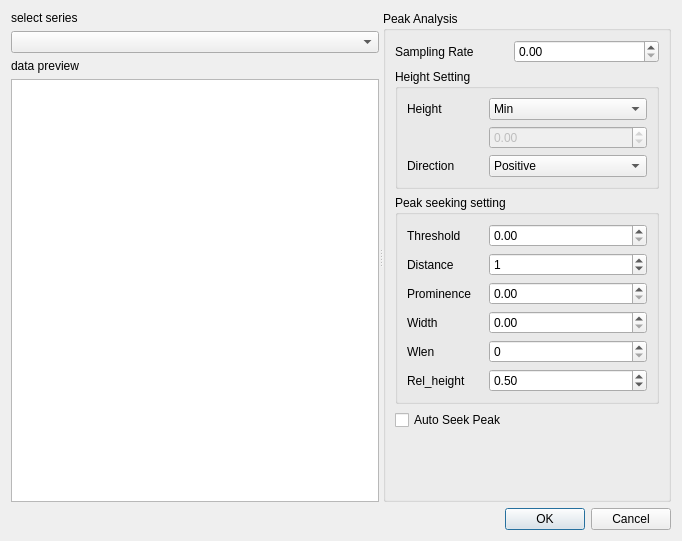
<?xml version="1.0" encoding="UTF-8"?>
<ui version="4.0">
 <class>DialogPeakAnalysisSetting</class>
 <widget class="QDialog" name="DialogPeakAnalysisSetting">
  <property name="geometry">
   <rect>
    <x>0</x>
    <y>0</y>
    <width>682</width>
    <height>541</height>
   </rect>
  </property>
  <property name="windowTitle">
   <string>Peak Analysis Setting</string>
  </property>
  <layout class="QVBoxLayout" name="verticalLayout_2">
   <item>
    <widget class="QSplitter" name="splitter">
     <property name="orientation">
      <enum>Qt::Horizontal</enum>
     </property>
     <widget class="QWidget" name="layoutWidget">
      <layout class="QVBoxLayout" name="verticalLayout">
       <item>
        <widget class="QLabel" name="label">
         <property name="text">
          <string>select series</string>
         </property>
        </widget>
       </item>
       <item>
        <widget class="DA::DADataManagerComboBox" name="comboBoxDataMgr"/>
       </item>
       <item>
        <widget class="QLabel" name="label_2">
         <property name="text">
          <string>data preview</string>
         </property>
        </widget>
       </item>
       <item>
        <widget class="QTableView" name="tableViewPreview"/>
       </item>
      </layout>
     </widget>
     <widget class="QGroupBox" name="groupBoxPeakAnalysis">
      <property name="title">
       <string>Peak Analysis</string>
      </property>
      <layout class="QGridLayout" name="gridLayout">
       <item row="0" column="1" colspan="2">
        <widget class="QDoubleSpinBox" name="doubleSpinBoxSamplingRate"/>
       </item>
       <item row="5" column="1">
        <spacer name="verticalSpacer">
         <property name="orientation">
          <enum>Qt::Vertical</enum>
         </property>
         <property name="sizeHint" stdset="0">
          <size>
           <width>20</width>
           <height>40</height>
          </size>
         </property>
        </spacer>
       </item>
       <item row="0" column="0">
        <widget class="QLabel" name="labelSamplingRate">
         <property name="text">
          <string>Sampling Rate</string>
         </property>
        </widget>
       </item>
       <item row="3" column="0" colspan="3">
        <widget class="QGroupBox" name="groupBoxSeekSetting">
         <property name="title">
          <string>Peak seeking setting</string>
         </property>
         <layout class="QGridLayout" name="gridLayout_2">
          <item row="2" column="3" colspan="2">
           <widget class="QSpinBox" name="spinBoxSeekDistance">
            <property name="enabled">
             <bool>true</bool>
            </property>
            <property name="value">
             <number>1</number>
            </property>
           </widget>
          </item>
          <item row="1" column="2">
           <widget class="QLabel" name="labelSeekThreshold">
            <property name="text">
             <string>Threshold</string>
            </property>
           </widget>
          </item>
          <item row="5" column="2">
           <widget class="QLabel" name="labelSeekWlen">
            <property name="text">
             <string>Wlen</string>
            </property>
           </widget>
          </item>
          <item row="6" column="2">
           <widget class="QLabel" name="labelSeekRelHeight">
            <property name="text">
             <string>Rel_height</string>
            </property>
           </widget>
          </item>
          <item row="1" column="3" colspan="2">
           <widget class="QDoubleSpinBox" name="doubleSpinBoxSeekThreshold">
            <property name="enabled">
             <bool>true</bool>
            </property>
           </widget>
          </item>
          <item row="4" column="2">
           <widget class="QLabel" name="labelSeekWidth">
            <property name="text">
             <string>Width</string>
            </property>
           </widget>
          </item>
          <item row="4" column="3" colspan="2">
           <widget class="QDoubleSpinBox" name="doubleSpinBoxSeekWidth">
            <property name="enabled">
             <bool>true</bool>
            </property>
           </widget>
          </item>
          <item row="3" column="3" colspan="2">
           <widget class="QDoubleSpinBox" name="doubleSpinBoxSeekProminence">
            <property name="enabled">
             <bool>true</bool>
            </property>
           </widget>
          </item>
          <item row="5" column="3" colspan="2">
           <widget class="QSpinBox" name="spinBoxSeekWlen">
            <property name="enabled">
             <bool>true</bool>
            </property>
           </widget>
          </item>
          <item row="3" column="2">
           <widget class="QLabel" name="labelSeekProminence">
            <property name="text">
             <string>Prominence</string>
            </property>
           </widget>
          </item>
          <item row="6" column="3" colspan="2">
           <widget class="QDoubleSpinBox" name="doubleSpinBoxSeekRelHeight">
            <property name="enabled">
             <bool>true</bool>
            </property>
            <property name="value">
             <double>0.500000000000000</double>
            </property>
           </widget>
          </item>
          <item row="2" column="2">
           <widget class="QLabel" name="labelSeekDistance">
            <property name="text">
             <string>Distance</string>
            </property>
           </widget>
          </item>
         </layout>
        </widget>
       </item>
       <item row="1" column="0" colspan="3">
        <widget class="QGroupBox" name="groupBoxHeightSetting">
         <property name="title">
          <string>Height Setting</string>
         </property>
         <layout class="QGridLayout" name="gridLayout_3">
          <item row="3" column="1" colspan="2">
           <widget class="QDoubleSpinBox" name="doubleSpinBoxHeight">
            <property name="enabled">
             <bool>false</bool>
            </property>
            <property name="readOnly">
             <bool>false</bool>
            </property>
            <property name="minimum">
             <double>-99999999.989999994635582</double>
            </property>
            <property name="maximum">
             <double>99999999.989999994635582</double>
            </property>
           </widget>
          </item>
          <item row="4" column="1" colspan="2">
           <widget class="QComboBox" name="comboBoxBaseLineDirection">
            <property name="enabled">
             <bool>true</bool>
            </property>
            <item>
             <property name="text">
              <string>Positive</string>
             </property>
            </item>
            <item>
             <property name="text">
              <string>Negative</string>
             </property>
            </item>
            <item>
             <property name="text">
              <string>Both</string>
             </property>
            </item>
           </widget>
          </item>
          <item row="2" column="0">
           <widget class="QLabel" name="labelBaseLine">
            <property name="text">
             <string>Height</string>
            </property>
           </widget>
          </item>
          <item row="4" column="0">
           <widget class="QLabel" name="labelBaseLineDirection">
            <property name="text">
             <string>Direction</string>
            </property>
           </widget>
          </item>
          <item row="2" column="1" colspan="2">
           <widget class="QComboBox" name="comboBoxHeight">
            <property name="enabled">
             <bool>true</bool>
            </property>
            <item>
             <property name="text">
              <string>Min</string>
             </property>
            </item>
            <item>
             <property name="text">
              <string>Max</string>
             </property>
            </item>
            <item>
             <property name="text">
              <string>Mean</string>
             </property>
            </item>
            <item>
             <property name="text">
              <string>Median</string>
             </property>
            </item>
            <item>
             <property name="text">
              <string>Customize</string>
             </property>
            </item>
           </widget>
          </item>
         </layout>
        </widget>
       </item>
       <item row="4" column="0">
        <widget class="QCheckBox" name="checkBoxAuto">
         <property name="enabled">
          <bool>true</bool>
         </property>
         <property name="text">
          <string>Auto Seek Peak</string>
         </property>
         <property name="checked">
          <bool>false</bool>
         </property>
        </widget>
       </item>
      </layout>
     </widget>
    </widget>
   </item>
   <item>
    <widget class="QDialogButtonBox" name="buttonBox">
     <property name="standardButtons">
      <set>QDialogButtonBox::Cancel|QDialogButtonBox::Ok</set>
     </property>
    </widget>
   </item>
  </layout>
 </widget>
 <customwidgets>
  <customwidget>
   <class>DA::DADataManagerComboBox</class>
   <extends>QComboBox</extends>
   <header>DADataManagerComboBox.h</header>
  </customwidget>
 </customwidgets>
 <resources/>
 <connections>
  <connection>
   <sender>buttonBox</sender>
   <signal>rejected()</signal>
   <receiver>DialogPeakAnalysisSetting</receiver>
   <slot>reject()</slot>
   <hints>
    <hint type="sourcelabel">
     <x>585</x>
     <y>523</y>
    </hint>
    <hint type="destinationlabel">
     <x>632</x>
     <y>521</y>
    </hint>
   </hints>
  </connection>
 </connections>
</ui>
